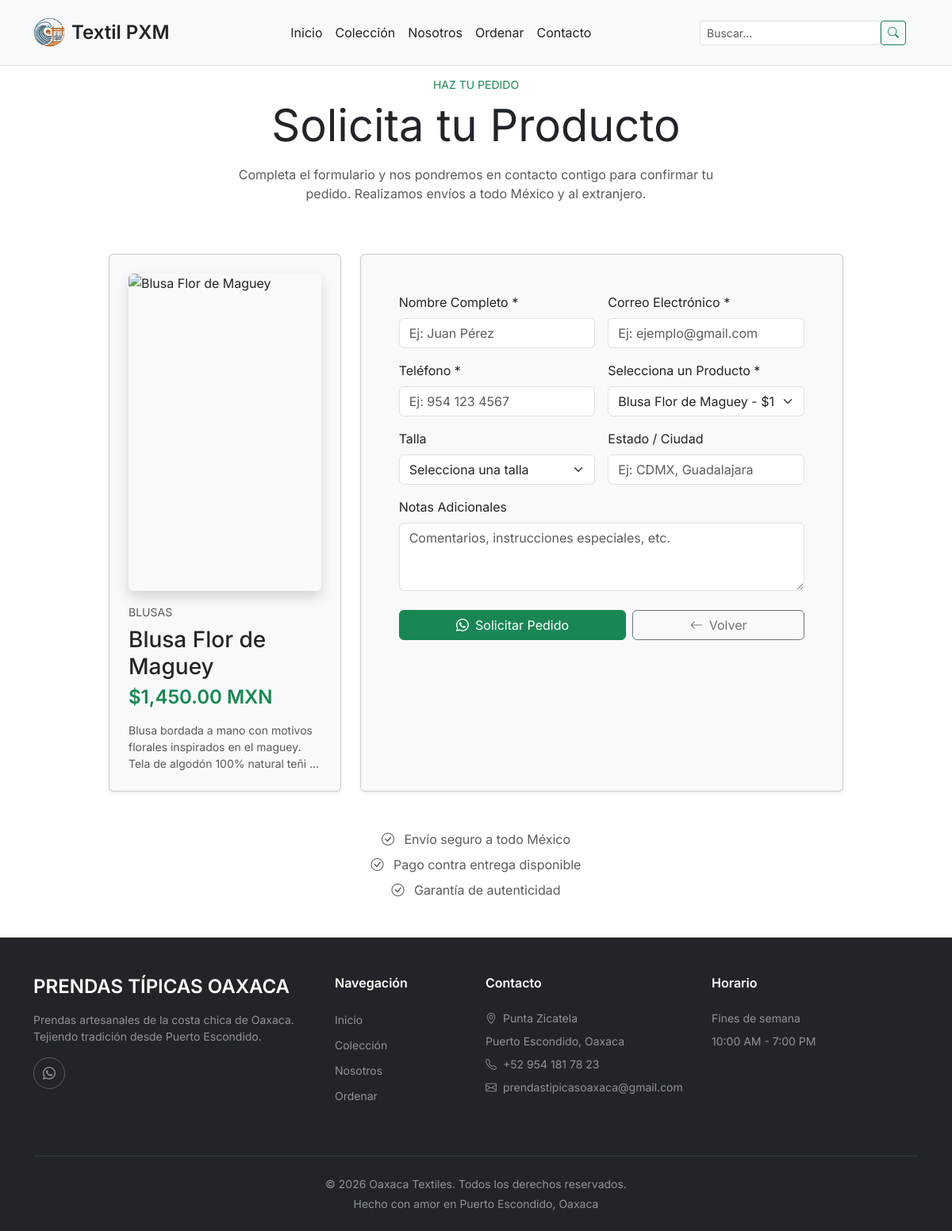
Screenshot of /ordenar?producto=7 with the database file from the repository.
### tables this page shows
CREATE TABLE products (
    id INT AUTO_INCREMENT PRIMARY KEY,
    nombre VARCHAR(200) NOT NULL,
    descripcion TEXT,
    categoria VARCHAR(100) NOT NULL,
    precio DECIMAL(10, 2) NOT NULL,
    stock INT DEFAULT 0,
    imagen_url VARCHAR(500),
    activo TINYINT(1) DEFAULT 1,
    portada TINYINT(1) DEFAULT 0,
    tallas_disponibles VARCHAR(200) DEFAULT '',
    created_at TIMESTAMP DEFAULT CURRENT_TIMESTAMP,
    updated_at TIMESTAMP DEFAULT CURRENT_TIMESTAMP ON UPDATE CURRENT_TIMESTAMP,
    INDEX idx_categoria (categoria),
    INDEX idx_activo (activo),
    INDEX idx_portada (portada)
);

### app/controllers/Controller.php (called while the page is built, shortened)
<?php
class Controller {
    protected $view;
    protected $data = [];
    public function __construct() {
        $this->view = new View();
    }
    protected function render($view, $data = [], $layout = 'main') {
        $this->data = array_merge($this->data, $data);
        $this->view->render($view, $this->data, $layout);
    }
}

### app/controllers/HomeController.php (called while the page is built, shortened)
<?php
class HomeController extends Controller {
    private $productModel;
    public function __construct() {
        $this->productModel = new Product();
    }
    public function ordenar() {
        $productId = isset($_GET['producto']) ? (int)$_GET['producto'] : null;
        $selectedProduct = null;
        if ($productId) {
            $selectedProduct = $this->productModel->getById($productId);
        }
        $allProducts = $this->productModel->getActive();
        $data = [
            'page_title' => 'Solicitar Producto | Oaxaca Textiles',
            'selectedProduct' => $selectedProduct,
            'selectedProductId' => $productId,
            'allProducts' => $allProducts ?: []
        ];
        $this->render('ordenar/index', $data);
    }
}

### public/index.php (called while the page is built, shortened)
<?php
require_once __DIR__ . '/../config/Config.php';
$router = new Router();

### config/Config.php (called while the page is built, shortened)
<?php
spl_autoload_register(function($class) {
    $paths = [
        APP_PATH . '/controllers/',
        APP_PATH . '/models/',
        APP_PATH . '/views/',
        APP_PATH . '/',
    ];
    foreach ($paths as $path) {
        $file = $path . $class . '.php';
        if (file_exists($file)) {
            return;
        }
    }
});

### app/models/Model.php (called while the page is built, shortened)
<?php
class Model {
    protected $db;
    public function __construct() {
        try {
            $dsn = "mysql:host=" . DB_HOST . ";dbname=" . DB_NAME . ";charset=utf8mb4";
            $options = [
                PDO::ATTR_ERRMODE            => PDO::ERRMODE_EXCEPTION,
                PDO::ATTR_DEFAULT_FETCH_MODE => PDO::FETCH_ASSOC,
                PDO::ATTR_EMULATE_PREPARES   => false,
            ];
            $this->db = new PDO($dsn, DB_USER, DB_PASS, $options);
        } catch(PDOException $exception) {
            die("Error de conexión a la base de datos: " . $exception->getMessage());
        }
    }
    protected function query($sql, $params = []) {
        try {
            $stmt = $this->db->prepare($sql);
            $stmt->execute($params);
            return $stmt;
        } catch(PDOException $e) {
            die("Error en la consulta: " . $e->getMessage());
        }
    }
    protected function fetchOne($sql, $params = []) {
        $stmt = $this->query($sql, $params);
        return $stmt->fetch();
    }
    protected function fetchAll($sql, $params = []) {
        $stmt = $this->query($sql, $params);
        return $stmt->fetchAll();
    }
}

### app/models/Product.php (called while the page is built, shortened)
<?php
class Product extends Model {
    private $table = 'products';
    public function getActive() {
        $sql = "SELECT * FROM " . $this->table . " WHERE activo = 1 ORDER BY categoria, nombre";
        return $this->fetchAll($sql);
    }
    public function getById($id) {
        $sql = "SELECT * FROM " . $this->table . " WHERE id = ?";
        return $this->fetchOne($sql, [$id]);
    }
}

### app/views/ordenar/index.php (the view, shortened to what this page needs)
<?php
$selectedProduct = $selectedProduct ?? null;
$selectedProductId = $selectedProductId ?? null;
$allProducts = $allProducts ?? [];
?>
<div class="mt-5 pt-5" style="min-height: 70vh;">
    <div class="container">
        <div class="row justify-content-center">
            <div class="col-lg-10">
                <div class="row mb-5">
                    <div class="col-12 text-center">
                        <p class="small text-uppercase text-success mb-2">Haz tu Pedido</p>
                        <h2 class="display-4 fw-normal mb-3">Solicita tu Producto</h2>
                        <p class="text-muted mx-auto" style="max-width: 600px;">
                            Completa el formulario y nos pondremos en contacto contigo para confirmar tu pedido. Realizamos envíos a todo México y al extranjero.
                        </p>
                    </div>
                </div>
                <div class="row g-4 align-items-stretch">
                    <?php if ($selectedProduct): ?>
                        <div class="col-lg-4 d-flex">
                            <div class="card shadow-sm p-4 bg-light h-100 w-100">
                                <img src="<?php echo htmlspecialchars($selectedProduct['imagen_url'] ?: 'https://images.unsplash.com/photo-1594938298603-c8148c4dae35?q=80&w=800'); ?>"
                                     alt="<?php echo htmlspecialchars($selectedProduct['nombre']); ?>"
                                     class="product-preview-image rounded shadow mb-3"
                                     onerror="this.src='https://images.unsplash.com/photo-1594938298603-c8148c4dae35?q=80&w=800'">
                                <div class="small text-uppercase text-muted mb-2"><?php echo htmlspecialchars($selectedProduct['categoria']); ?></div>
                                <h3 class="h3 mb-2"><?php echo htmlspecialchars($selectedProduct['nombre']); ?></h3>
                                <p class="h4 fw-semibold text-success mb-3">$<?php echo number_format($selectedProduct['precio'], 2); ?> MXN</p>
                                <?php if (!empty($selectedProduct['descripcion'])): ?>
                                    <p class="text-muted small mb-0">
                                        <?php echo htmlspecialchars(mb_substr($selectedProduct['descripcion'], 0, 100)); ?>
                                        <?php if (mb_strlen($selectedProduct['descripcion']) > 100): ?>...<?php endif; ?>
                                    </p>
                                <?php endif; ?>
                            </div>
                        </div>
                    <?php endif; ?>
                    <div class="<?php echo $selectedProduct ? 'col-lg-8' : 'col-lg-12'; ?> d-flex">
                        <div class="card shadow-sm p-4 p-lg-5 bg-light h-100 w-100">
                            <form id="orderForm" onsubmit="return enviarWhatsApp(event)">
                                <div class="row g-3">
                                    <div class="col-md-6">
                                        <label class="form-label">Nombre Completo *</label>
                                        <input type="text" class="form-control" id="inputName" name="name" placeholder="Ej: Juan Pérez" required>
                                    </div>
                                    <div class="col-md-6">
                                        <label class="form-label">Correo Electrónico *</label>
                                        <input type="email" class="form-control" id="inputEmail" name="email" placeholder="Ej: ejemplo@gmail.com" required>
                                    </div>
                                    <div class="col-md-6">
                                        <label class="form-label">Teléfono *</label>
                                        <input type="tel" class="form-control" id="inputPhone" name="phone" placeholder="Ej: 954 123 4567" required>
                                    </div>
                                    <div class="col-md-6">
                                        <label class="form-label">Selecciona un Producto *</label>
                                        <select class="form-select" name="product" id="productSelect" required>
                                            <?php if (!empty($allProducts)): ?>
                                                <?php foreach ($allProducts as $prod): ?>
                                                    <option value="<?php echo $prod['id']; ?>"
                                                            data-nombre="<?php echo htmlspecialchars($prod['nombre']); ?>"
                                                            data-precio="<?php echo number_format($prod['precio'], 2); ?>"
                                                            <?php echo ($selectedProductId && $prod['id'] == $selectedProductId) ? 'selected' : ''; ?>>
                                                        <?php echo htmlspecialchars($prod['nombre']); ?> - $<?php echo number_format($prod['precio'], 2); ?> MXN
                                                    </option>
                                                <?php endforeach; ?>
                                            <?php endif; ?>
                                        </select>
                                    </div>
                                    <div class="col-md-6">
                                        <label class="form-label">Talla</label>
                                        <select class="form-select" id="inputSize" name="size">
                                            <option value="" selected disabled>Selecciona una talla</option>
                                        </select>
                                    </div>
                                    <div class="col-md-6">
                                        <label class="form-label">Estado / Ciudad</label>
                                        <input type="text" class="form-control" id="inputCity" name="city" placeholder="Ej: CDMX, Guadalajara">
                                    </div>
                                    <div class="col-12">
                                        <label class="form-label">Notas Adicionales</label>
                                        <textarea class="form-control" id="inputMessage" name="message" rows="3" placeholder="Comentarios, instrucciones especiales, etc."></textarea>
                                    </div>
                                    <div class="col-12 mt-4">
                                        <div class="d-flex flex-column flex-sm-row gap-2">
                                            <button type="submit" class="btn btn-success flex-sm-fill">
                                                <i class="bi bi-whatsapp me-2"></i>Solicitar Pedido
                                            </button>
                                            <a href="<?php echo $selectedProduct ? BASE_URL . '/producto/' . $selectedProduct['id'] : BASE_URL; ?>" class="btn btn-outline-secondary flex-sm-fill">
                                                <i class="bi bi-arrow-left me-2"></i>Volver
                                            </a>
                                        </div>
                                    </div>
                                </div>
                            </form>
                        </div>
                    </div>
                </div>
                <div class="row m-5">
                    <div class="col-12">
                        <div class="text-center text-muted">
                            <p class="mb-2"><i class="bi bi-check-circle me-2"></i> Envío seguro a todo México</p>
                            <p class="mb-2"><i class="bi bi-check-circle me-2"></i> Pago contra entrega disponible</p>
                            <p class="mb-0"><i class="bi bi-check-circle me-2"></i> Garantía de autenticidad</p>
                        </div>
                    </div>
                </div>
            </div>
        </div>
    </div>
</div>

### public/css/style.css (style rules this page uses)
:root { --primary-color: #0d6efd; --secondary-color: #6c757d; --text-color: #333; --light-background: #f8f9fa; --dark-background: #212529; }
body { font-family: 'Segoe UI', Tahoma, Geneva, Verdana, sans-serif; }
.card { transition: transform 0.3s ease, box-shadow 0.3s ease; }
html { scroll-behavior: smooth; }

### app/views/ordenar/index.php (style rules this page uses)
body.ordenar-page { font-family: 'Inter', sans-serif !important; }
.product-preview-image { width: 100%; max-width: 400px; height: 400px; object-fit: cover; }

### rows the page displays
products: categoria "BLUSAS", nombre "Blusa Flor de Maguey", precio "1,450.00", descripcion "Blusa bordada a mano con motivos florales inspirados en el maguey. Tela de algodón 100% natural teñi"

### other values shown
getContent($navbarContent, 'brand', 'OAXACA TEXTILES') "Textil PXM"
getContent($footerContent, 'brand', 'OAXACA TEXTILES') "PRENDAS TÍPICAS OAXACA"
getContent($footerContent, 'description', '') "Prendas artesanales de la costa chica de Oaxaca. Tejiendo tradición desde Puerto Escondido."
getContent($footerContent, 'contact.title', 'Contacto') "Contacto"
getContent($footerContent, 'contact.address.street', '') "Punta Zicatela"
getContent($footerContent, 'contact.address.city', '') "Puerto Escondido, Oaxaca"
getContent($footerContent, 'contact.phone', '') "+52 954 181 78 23"
getContent($footerContent, 'contact.email', '') "prendastipicasoaxaca@gmail.com"
$scheduleTitle !== '' ? $scheduleTitle : 'Horario' "Horario"
$scheduleDays "Fines de semana"
$scheduleHours "10:00 AM - 7:00 PM"
form field product "Blusa Flor de Maguey - $1,450.00 MXN"
